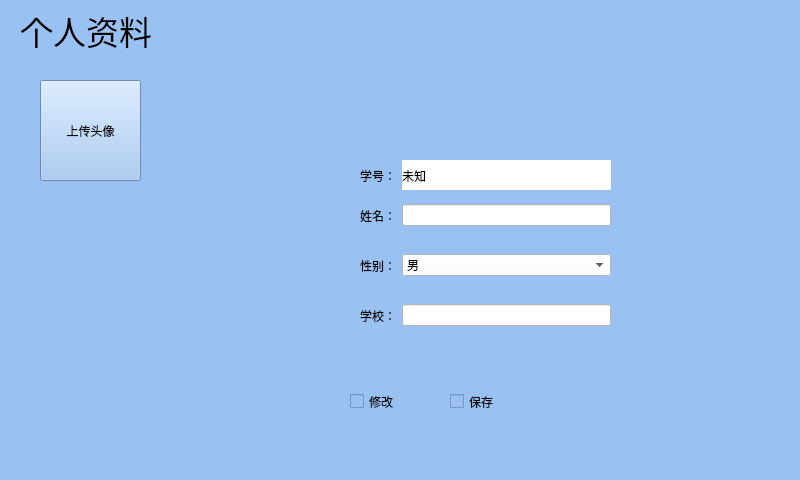
<?xml version="1.0" encoding="UTF-8"?>
<ui version="4.0">
 <class>UserInformation</class>
 <widget class="QWidget" name="UserInformation">
  <property name="geometry">
   <rect>
    <x>0</x>
    <y>0</y>
    <width>800</width>
    <height>480</height>
   </rect>
  </property>
  <property name="windowTitle">
   <string>Form</string>
  </property>
  <property name="styleSheet">
   <string notr="true">QWidget{background-color:rgb(153, 193, 241);}</string>
  </property>
  <widget class="QToolButton" name="toolButton">
   <property name="geometry">
    <rect>
     <x>40</x>
     <y>80</y>
     <width>101</width>
     <height>101</height>
    </rect>
   </property>
   <property name="text">
    <string>上传头像</string>
   </property>
  </widget>
  <widget class="QLabel" name="label">
   <property name="geometry">
    <rect>
     <x>20</x>
     <y>10</y>
     <width>151</width>
     <height>41</height>
    </rect>
   </property>
   <property name="font">
    <font>
     <pointsize>25</pointsize>
    </font>
   </property>
   <property name="text">
    <string>个人资料</string>
   </property>
  </widget>
  <widget class="QWidget" name="layoutWidget">
   <property name="geometry">
    <rect>
     <x>360</x>
     <y>160</y>
     <width>251</width>
     <height>31</height>
    </rect>
   </property>
   <layout class="QHBoxLayout" name="horizontalLayout_2">
    <item>
     <widget class="QLabel" name="label_3">
      <property name="text">
       <string>学号：</string>
      </property>
     </widget>
    </item>
    <item>
     <widget class="QLabel" name="label_2">
      <property name="sizePolicy">
       <sizepolicy hsizetype="Expanding" vsizetype="Preferred">
        <horstretch>0</horstretch>
        <verstretch>0</verstretch>
       </sizepolicy>
      </property>
      <property name="styleSheet">
       <string notr="true">QLabel{background-color:white;}</string>
      </property>
      <property name="text">
       <string>未知</string>
      </property>
     </widget>
    </item>
   </layout>
  </widget>
  <widget class="QWidget" name="layoutWidget_2">
   <property name="geometry">
    <rect>
     <x>360</x>
     <y>190</y>
     <width>251</width>
     <height>51</height>
    </rect>
   </property>
   <layout class="QHBoxLayout" name="horizontalLayout_3">
    <item>
     <widget class="QLabel" name="label_4">
      <property name="text">
       <string>姓名：</string>
      </property>
     </widget>
    </item>
    <item>
     <widget class="QLineEdit" name="name">
      <property name="styleSheet">
       <string notr="true">QLineEdit{background-color:white;}</string>
      </property>
     </widget>
    </item>
   </layout>
  </widget>
  <widget class="QWidget" name="layoutWidget_3">
   <property name="geometry">
    <rect>
     <x>360</x>
     <y>240</y>
     <width>251</width>
     <height>51</height>
    </rect>
   </property>
   <layout class="QHBoxLayout" name="horizontalLayout_4">
    <item>
     <widget class="QLabel" name="label_5">
      <property name="text">
       <string>性别：</string>
      </property>
     </widget>
    </item>
    <item>
     <widget class="QComboBox" name="gender">
      <property name="sizePolicy">
       <sizepolicy hsizetype="Expanding" vsizetype="Fixed">
        <horstretch>0</horstretch>
        <verstretch>0</verstretch>
       </sizepolicy>
      </property>
      <property name="styleSheet">
       <string notr="true">QComboBox{background-color:white}</string>
      </property>
      <item>
       <property name="text">
        <string>男</string>
       </property>
      </item>
      <item>
       <property name="text">
        <string>女</string>
       </property>
      </item>
      <item>
       <property name="text">
        <string>未知</string>
       </property>
      </item>
     </widget>
    </item>
   </layout>
  </widget>
  <widget class="QWidget" name="layoutWidget_4">
   <property name="geometry">
    <rect>
     <x>360</x>
     <y>290</y>
     <width>251</width>
     <height>51</height>
    </rect>
   </property>
   <layout class="QHBoxLayout" name="horizontalLayout_5">
    <item>
     <widget class="QLabel" name="label_6">
      <property name="text">
       <string>学校：</string>
      </property>
     </widget>
    </item>
    <item>
     <widget class="QLineEdit" name="lineEdit_5">
      <property name="styleSheet">
       <string notr="true">QLineEdit{background-color:white;}</string>
      </property>
     </widget>
    </item>
   </layout>
  </widget>
  <widget class="QCheckBox" name="modifyButton">
   <property name="geometry">
    <rect>
     <x>350</x>
     <y>390</y>
     <width>92</width>
     <height>23</height>
    </rect>
   </property>
   <property name="text">
    <string>修改</string>
   </property>
   <attribute name="buttonGroup">
    <string notr="true">buttonGroup</string>
   </attribute>
  </widget>
  <widget class="QCheckBox" name="saveButton">
   <property name="geometry">
    <rect>
     <x>450</x>
     <y>390</y>
     <width>92</width>
     <height>23</height>
    </rect>
   </property>
   <property name="text">
    <string>保存</string>
   </property>
   <attribute name="buttonGroup">
    <string notr="true">buttonGroup</string>
   </attribute>
  </widget>
 </widget>
 <resources/>
 <connections/>
 <buttongroups>
  <buttongroup name="buttonGroup"/>
 </buttongroups>
</ui>
